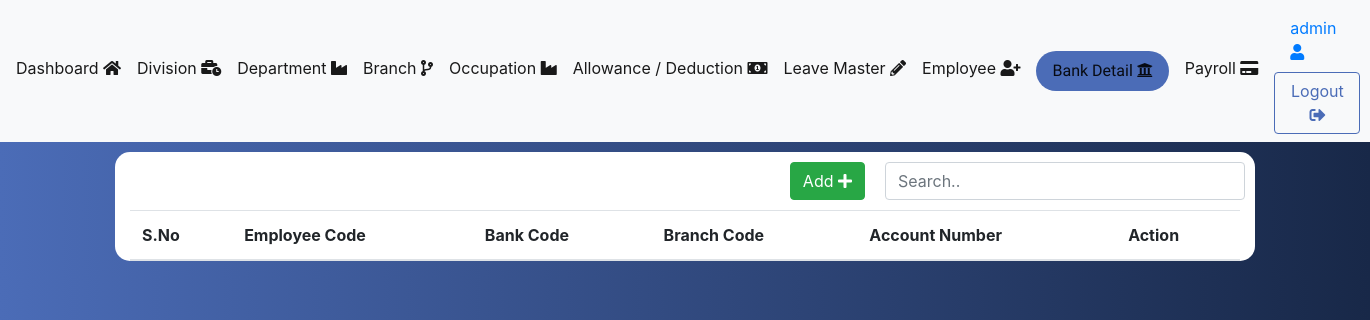
/admin/bank.php (signed in), run on an earlier commit of the app's database.
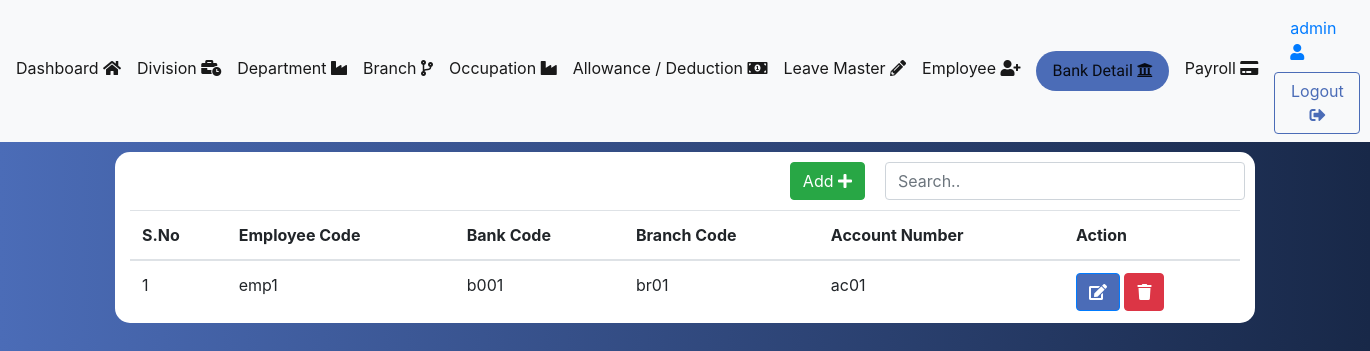
And on a later commit of the database.
### tables this page shows
CREATE TABLE `bank_details` (
  `id` int(11) NOT NULL,
  `emp_code` int(11) NOT NULL,
  `bank_code` varchar(200) NOT NULL,
  `branch_code` varchar(200) NOT NULL,
  `acc_number` varchar(100) NOT NULL,
  `created_at` timestamp NOT NULL DEFAULT current_timestamp(),
  `updated_at` timestamp NOT NULL DEFAULT current_timestamp()
);

CREATE TABLE `employee` (
  `id` int(11) NOT NULL,
  `emp_code` varchar(100) NOT NULL,
  `first_name` varchar(500) NOT NULL,
  `surname` varchar(500) NOT NULL,
  `gender` varchar(20) NOT NULL,
  `division` int(11) NOT NULL,
  `department` int(11) NOT NULL,
  `occupation` int(11) NOT NULL,
  `branch` int(11) NOT NULL,
  `d_o_b` varchar(50) NOT NULL,
  `date_of_join` varchar(50) NOT NULL,
  `mobile_no` varchar(20) NOT NULL,
  `emp_address` varchar(500) NOT NULL,
  `basic_pay` varchar(20) NOT NULL,
  `income_tax` varchar(20) NOT NULL,
  `npf` varchar(50) NOT NULL,
  `npf_per` varchar(20) NOT NULL,
  `npf_number` varchar(20) NOT NULL,
  `emp_type` varchar(100) NOT NULL,
  `created_at` timestamp NOT NULL DEFAULT current_timestamp(),
  `updated_at` timestamp NOT NULL DEFAULT current_timestamp()
);

### admin/bank.php (the view, shortened to what this page needs)
<?php
require_once('../db/config.php');
require_once('header.php');
$sql = "SELECT bank_details.*,employee.emp_code as ecode FROM bank_details,employee WHERE bank_details.emp_code=employee.id";
$result = mysqli_query($conn, $sql);
?>
<nav class="navbar navbar-expand-lg navbar-light bg-light">
<div class="collapse navbar-collapse" id="navbarSupportedContent">
  <ul class="navbar-nav mr-auto">
  <li class="nav-item">
      <a class="navbar-brand material-icons" href="index.php">Dashboard  <i class="fas fa-home"></i></a>
    </li>
    <li class="nav-item">
      <a class="navbar-brand material-icons" href="division.php">Division  <i class="fas fa-business-time"></i></a>
    </li>
    <li class="nav-item">
      <a class="navbar-brand material-icons" href="department.php">Department  <i class="fas fa-industry"></i></a>
    </li>
    <li class="nav-item">
      <a class="navbar-brand material-icons" href="branch.php">Branch  <i class="fas fa-code-branch"></i></a>
    </li>
    <li class="nav-item">
      <a class="navbar-brand material-icons" href="occupation.php">Occupation  <i class="fas fa-industry"></i></a>
    </li>
    <li class="nav-item">
      <a class="navbar-brand material-icons" href="allowance.php">Allowance / Deduction  <i class="fas fa-money-bill-alt"></i></a>
    </li>
    <li class="nav-item">
      <a class="navbar-brand material-icons" href="leave.php">Leave Master  <i class="fas fa-pencil-alt"></i></a>
    </li>
    <li class="nav-item">
      <a class="navbar-brand material-icons" href="employee.php">Employee  <i class="fas fa-user-plus"></i></a>
    </li>
    <li class="nav-item">
      <a class="navbar-brand material-icons nav-active" href="bank.php">Bank Detail  <i class="fas fa-bank"></i></a>
    </li>
    <li class="nav-item">
      <a class="navbar-brand material-icons" href="payroll.php">Payroll  <i class="fas fa-credit-card"></i></a>
    </li>
  </ul>
  <form class="form-inline my-2 my-lg-0">
  <a class="nav-link mr-sm-2" href="#"><?php echo $_SESSION['user']; ?>  <i class="fas fa-user"></i></a>
    <a class="btn btn-outline-primary my-2 my-sm-0" href="logout.php">Logout  <i class="fas fa-sign-out-alt"></i></a>
  </form>
</div>
</nav>
<div class="container" style="background-color:white;">
    <div class="row">
        <div class="col-md-8" align="right" style="padding:10px;">
&nbsp;        <button class="btn btn-success" data-toggle="modal" data-target="#myModal"><span>Add </span><i class="fas fa-plus"></i>
        </div>
        <div class="col-md-4" style="padding:10px;">
        <input class="form-control" id="myInput" type="text" placeholder="Search..">
        </div>
    </div>
<table class="table">
  <thead><tr><th>S.No</th><th>Employee Code</th><th>Bank Code</th><th>Branch Code</th><th>Account Number</th><th>Action</th></tr></thead>
  <tbody id="myTable">
  <?php
  $sno=1;
    while($row = mysqli_fetch_assoc($result)) {
      ?>
      <tr>
      <td><?php echo $sno++; ?></td>
        <td><?php echo $row['ecode']; ?></td>
        <td><?php echo $row['bank_code']; ?></td>
        <td><?php echo $row['branch_code']; ?></td>
        <td><?php echo $row['acc_number']; ?></td>
        <td><button data-id="<?php echo $row['id']; ?>" class="btn btn-primary js-btn-select" data-toggle="modal" data-target="#myModaledit"><i class="fas fa-edit"></i></button>
        <button data-id="<?php echo $row['id']; ?>" class="btn btn-danger js-btn-delete"><i class="fas fa-trash"></i></button></td>
      </tr>
      <?php
    }
  ?>
    </tbody>
  </table>
</div>

### admin/header.php (shortened to what this page needs)
<!DOCTYPE html>
<html lang="en">
<head>
  <link rel="stylesheet" href="../assets/css/bootstrap.min.css">
  <link rel="stylesheet" href="../assets/css/style.css">
  <link rel="stylesheet" href="https://cdnjs.cloudflare.com/ajax/libs/font-awesome/4.7.0/css/font-awesome.min.css">
  <link rel="stylesheet" href="https://use.fontawesome.com/releases/v5.6.3/css/all.css">
</head>
<body>

### assets/css/style.css (style rules this page uses)
body { background: linear-gradient(90deg, #4b6cb7 0%, #182848 100%); }
.nav-active { text-decoration: none; background: #4b6cb7; font-family: 'Comfortaa', cursive; color: #FFFFFF; padding-right: 0.5rem; padding-left: 0.5rem; padding: 0.5rem 1rem; display: block; border-radius: 20px; }
a { text-decoration: none !important; }

What changed in the data, as far as the page shows it:
added bank_details: employee.emp_code "emp1", bank_code "b001", branch_code "br01", acc_number "ac01"
